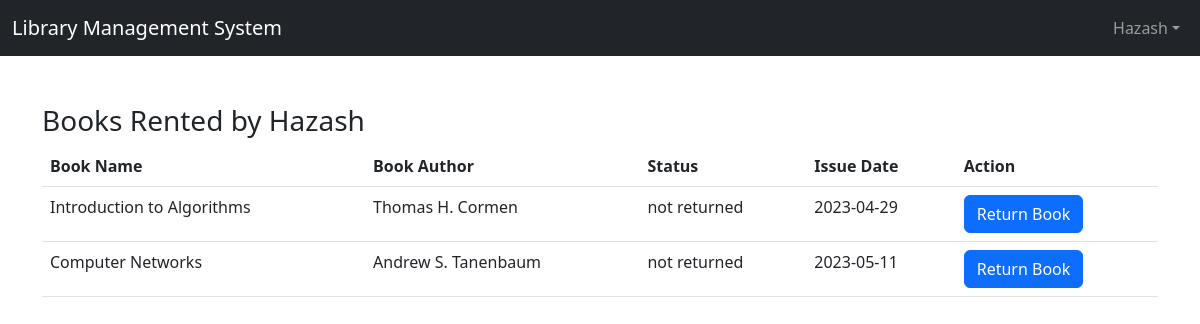
The page /user_rented_books.php (signed in) on the database its author committed.
### tables this page shows
CREATE TABLE `issued_books` (
  `s_no` int(11) NOT NULL,
  `book_id` int(11) DEFAULT NULL,
  `book_name` varchar(255) DEFAULT NULL,
  `book_author` varchar(255) DEFAULT NULL,
  `student_id` int(11) DEFAULT NULL,
  `status` varchar(255) DEFAULT NULL,
  `issue_date` date DEFAULT current_timestamp()
);

### user_rented_books.php (the view, shortened to what this page needs)
<?php
$connection = mysqli_connect("localhost", "root", "", "lms");
$query = "SELECT s_no, book_name, book_author, status, issue_date
          FROM issued_books
          WHERE student_id = (SELECT id FROM users WHERE name = '{$_SESSION['username']}')";
$query_run = mysqli_query($connection, $query);
?>
<!doctype html>
<html lang="en">
<head>
  <link href="https://cdn.jsdelivr.net/npm/bootstrap@5.3.0-alpha3/dist/css/bootstrap.min.css" rel="stylesheet">
</head>
<body>
  <nav class="navbar navbar-expand-lg navbar-dark bg-dark ">
    <div class="container-fluid">
      <div class="navbar-header">
        <a class="navbar-brand" href="dashboard.php">Library Management System</a>
      </div>
      <ul class="nav navbar-nav navbar-right">
        <li class="nav-item dropdown">
          <a class="nav-link dropdown-toggle" href="" role="button" data-bs-toggle="dropdown" aria-expanded="false"><?php echo $_SESSION['username'];?></a>
        </li>
      </ul>
    </div>
  </nav><br><br>
  <div class="container">
    <h3>Books Rented by <?php echo $_SESSION['username']; ?></h3>
    <table class="table">
      <thead>
        <tr>
          <th>Book Name</th>
          <th>Book Author</th>
          <th>Status</th>
          <th>Issue Date</th>
          <th>Action</th>
        </tr>
      </thead>
      <tbody>
        <?php
        while($row = mysqli_fetch_assoc($query_run)){
          echo "<tr>";
          echo "<td>".$row['book_name']."</td>";
          echo "<td>".$row['book_author']."</td>";
          echo "<td>".$row['status']."</td>";
          echo "<td>".$row['issue_date']."</td>";
          echo "<td>";
          if($row['status'] == 'not returned'){
            echo "<button class='btn btn-primary' onclick='returnBook({$row['s_no']})'>Return Book</button>";
          } else {
            echo "Returned";
          }
          echo "</td>";
          echo "</tr>";
        }
        ?>
        </tbody>
      </table>
    </div>
  </body>
  </html>

### rows shown on the page
issued_books: book_name "Introduction to Algorithms", book_author "Thomas H. Cormen", status "not returned", issue_date "2023-04-29"
issued_books: book_name "Computer Networks", book_author "Andrew S. Tanenbaum", status "not returned", issue_date "2023-05-11"

### other values the page prints
$_SESSION['username'] "Hazash"
